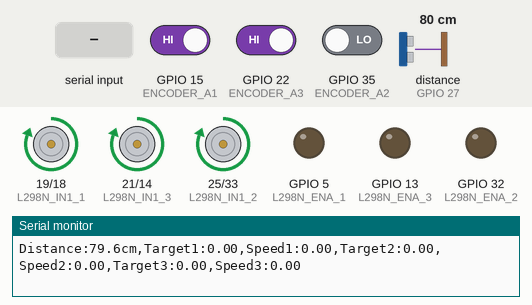
This sketch was run on a simulated ESP32. Parts: motor-driver pin pairs drawn as motors (green arrow = first pin HIGH = forward, orange = second pin HIGH = backward, longer = more drive), output pins drawn as LEDs (lit = HIGH), the last lines printed to the serial monitor. Wiring (inferred from the names in the program): ultrasonic range finder: trigger GPIO 26; echo GPIO 27. The inputs (shaded band) are chosen by the test bench; at power-on: distance to the obstacle (sensor on GPIO 27) 80 cm, GPIO 15 (ENCODER_A1) HIGH, GPIO 22 (ENCODER_A3) HIGH, GPIO 35 (ENCODER_A2) LOW. The echo pulse lasts 58.3 µs per cm; pins used as bus, display or sensor lines are not drawn.

Above: at 1.2 s.
1.3 s: "90,45,200\n" received over Serial
At 1.46 s:
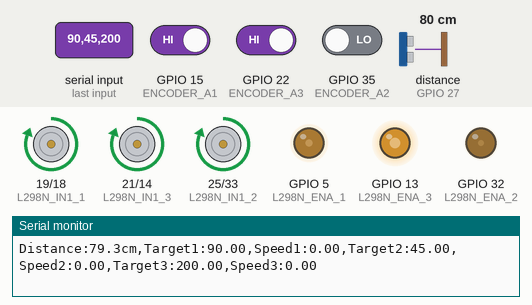
4.3 s: "30,150,10\n" received over the second serial link
At 6.4 s:
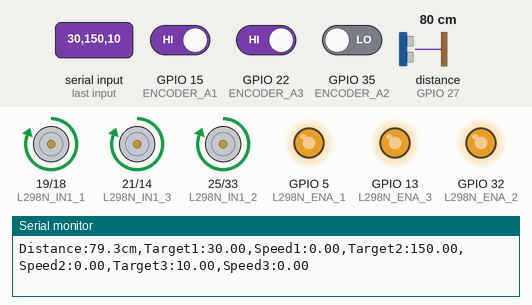
7.3 s: distance to the obstacle (sensor on GPIO 27) set to 23 cm
9.3 s: distance to the obstacle (sensor on GPIO 27) set to 18 cm
At 10.6 s:
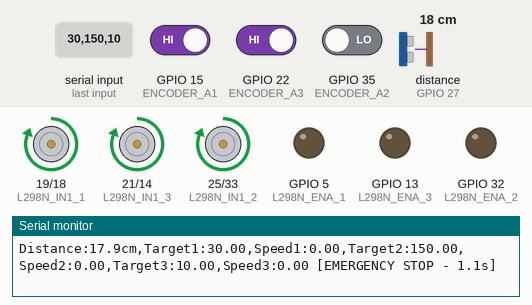
10.9 s: "ki\n" received over Serial
13.9 s: distance to the obstacle (sensor on GPIO 27) set to 23 cm
15.5 s: distance to the obstacle (sensor on GPIO 27) set to 28 cm
At 17.4 s:
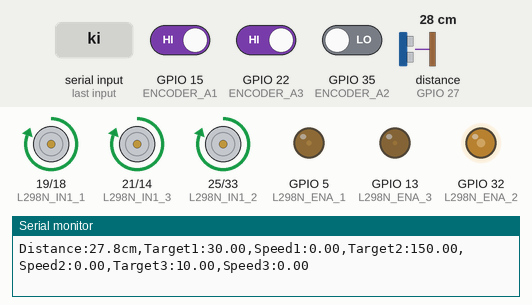
Timing chart, 0 to 18.9 s (numbered marks = the images above; inputs shaded):
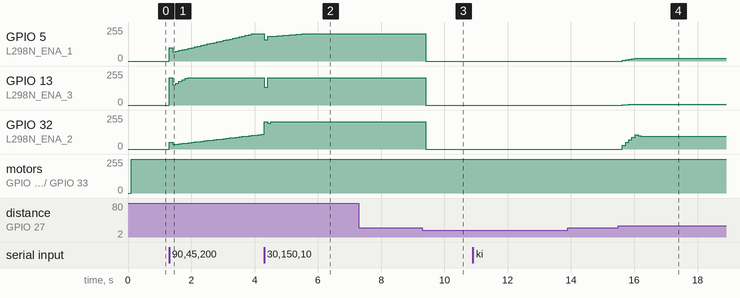

Measured:
- the behaviour switches between 21 and 20 cm on distance to the obstacle (sensor on GPIO 27) (found by bisection; images 2 and 3)
- the behaviour switches between 25 and 26 cm on distance to the obstacle (sensor on GPIO 27) (found by bisection; images 3 and 4)
- after the input at 1.3 s, GPIO 5 (L298N_ENA_1): 0/255 → 99/255 at once, → 69/255 0.10 s later, → 74/255 0.10 s later, → 80/255 0.10 s later, … (27 changes in this stretch); GPIO 13 (L298N_ENA_3): 0/255 → 203/255 at once, → 153/255 0.10 s later, → 165/255 0.10 s later, → 177/255 0.10 s later, … (7 changes in this stretch)
- after the input at 4.3 s, GPIO 5 (L298N_ENA_1): 203/255 → 158/255 at once, → 184/255 0.10 s later, → 185/255 0.10 s later, → 187/255 0.10 s later, … (13 changes in this stretch); GPIO 13 (L298N_ENA_3): 203/255 → 133/255 at once, → 203/255 0.10 s later
- after the input at 9.3 s, GPIO 5 (L298N_ENA_1), GPIO 13 (L298N_ENA_3), GPIO 32 (L298N_ENA_2): 203/255 → 0/255 after 0.12 s
- after the input at 15.5 s, GPIO 13 (L298N_ENA_3): rises from 0/255 to 7/255 in 0.40 s, then falls to 6/255 in 0.10 s

The sketch:

mecanum_controller.ino
```cpp
#include <Arduino.h>
#include "esp32-hal-ledc.h"
//TBT
/*
Motor controller with ultrasonic sensor - MODIFIED VERSION
- Removed velocity reporting, now sends distance data
- Distance sent every 100ms in format: "DIST:XXX.XX,timestamp\n"

UART2 on GPIO16(RX), GPIO17(TX) @ 115200 baud
Ultrasonic sensor on GPIO26(TRIG), GPIO27(ECHO)

Command format:
"vel1,vel2,vel3\n"  // Direct motor velocities in mm/s
Example: "100,150,200\n" sets motor1=100mm/s, motor2=150mm/s, motor3=200mm/s

Legacy commands for PID testing:
"s150\n"     // Set all motors to same speed
"s1:100\n"   // Set motor 1 speed
"kp1.2\n"    // Adjust PID parameters

Improved ultrasonic logic:
- Emergency stop when object detected within 20cm
- After 2 seconds in emergency stop, motors become active again
- Emergency stop flag resets when object moves out of 25cm range (hysteresis)
*/

// --- Pin definitions for three L298N modules ---
// Motor 1
#define ENCODER_A1 15
#define ENCODER_B1 2
#define L298N_ENA_1 5
#define L298N_IN1_1 19
#define L298N_IN2_1 18

// Motor 2
#define ENCODER_A2 35
#define ENCODER_B2 34
#define L298N_ENA_2 32
#define L298N_IN1_2 25
#define L298N_IN2_2 33

// Motor 3
#define ENCODER_A3 22
#define ENCODER_B3 23
#define L298N_ENA_3 13
#define L298N_IN1_3 21
#define L298N_IN2_3 14

// --- Ultrasonic sensor pins ---
#define TRIG_PIN 26
#define ECHO_PIN 27

// --- PWM Settings (ESP32) ---
#define PWM_FREQ 50000
#define PWM_RES 8

// --- Safety settings ---
const float STOP_DISTANCE_CM = 20.0;  // Stop if object is closer than 20cm
const float CLEAR_DISTANCE_CM = 25.0; // Clear emergency stop when object is farther than 25cm (hysteresis)
const unsigned long ULTRASONIC_PERIOD = 50;  // Check distance every 50ms
const unsigned long EMERGENCY_STOP_DURATION = 2000;  // 2 seconds
const unsigned long RAMP_UP_DURATION = 500;  // 500ms gradual ramp-up after reactivation

// --- Encoder variables ---
volatile long encoderCount[3] = {0, 0, 0};
long lastEncoderCount[3] = {0, 0, 0};
float currentSpeed[3] = {0, 0, 0};

// --- PID parameters ---
float Kp = 0.65;
float Ki = 0.6;
float Kd = 0.04;
float targetSpeed_mmps[3] = {0, 0, 0};
float actualTargetSpeed_mmps[3] = {0, 0, 0};  // What we're actually commanding (for ramp-up)
float integral[3] = {0, 0, 0};
float previousError[3] = {0, 0, 0};

// --- Limits ---
const int PWM_MAX = 204;

// --- Timing ---
unsigned long lastTime = 0;
unsigned long lastUltrasonicTime = 0;
unsigned long emergencyStopStartTime = 0;
unsigned long reactivationStartTime = 0;

// --- Mechanical parameters ---
const float wheel_circumference_mm = 219.91;
const int ticks_per_rev = 1320;
const float mm_per_tick = wheel_circumference_mm / ticks_per_rev;

// --- Safety flags ---
bool emergencyStop = false;
bool objectDetected = false;
bool isRampingUp = false;
bool wasInEmergencyStop = false;

// --- Distance filtering for stability ---
float lastDistance = 999.0;
float currentDistance = 999.0;  // Store current filtered distance
const float DISTANCE_FILTER_ALPHA = 0.3;  // Low-pass filter coefficient

// --- Interrupt service routines ---
void IRAM_ATTR onEncoder1() {
  int A = digitalRead(ENCODER_A1);
  int B = digitalRead(ENCODER_B1);
  if (A == B) encoderCount[0]++;
  else encoderCount[0]--;
}

void IRAM_ATTR onEncoder2() {
  int A = digitalRead(ENCODER_A2);
  int B = digitalRead(ENCODER_B2);
  if (A == B) encoderCount[1]++;
  else encoderCount[1]--;
}

void IRAM_ATTR onEncoder3() {
  int A = digitalRead(ENCODER_A3);
  int B = digitalRead(ENCODER_B3);
  if (A == B) encoderCount[2]++;
  else encoderCount[2]--;
}

float getUltrasonicDistance() {
  // Send trigger pulse
  digitalWrite(TRIG_PIN, LOW);
  delayMicroseconds(2);
  digitalWrite(TRIG_PIN, HIGH);
  delayMicroseconds(10);
  digitalWrite(TRIG_PIN, LOW);

  // Read echo pulse
  long duration = pulseIn(ECHO_PIN, HIGH, 30000); // 30ms timeout

  // Calculate distance in cm
  if (duration == 0) {
    return 999.0; // No object detected
  }

  float distance = duration * 0.034 / 2.0;

  // Apply low-pass filter to reduce noise
  distance = DISTANCE_FILTER_ALPHA * distance + (1.0 - DISTANCE_FILTER_ALPHA) * lastDistance;
  lastDistance = distance;

  return distance;
}

void setup() {
  Serial.begin(115200);  // Debug serial
  Serial2.begin(115200, SERIAL_8N1, 16, 17);  // UART2 for receiving commands

  Serial.println("Motor controller with ultrasonic distance reporting ready");
  Serial.println("UART2 on GPIO16(RX), GPIO17(TX)");
  Serial.println("Ultrasonic on GPIO26(TRIG), GPIO27(ECHO)");
  Serial.println("Now sending distance data instead of velocity");

  // --- Ultrasonic sensor initialization ---
  pinMode(TRIG_PIN, OUTPUT);
  pinMode(ECHO_PIN, INPUT);

  // --- Encoder initialization ---
  pinMode(ENCODER_A1, INPUT_PULLUP);
  pinMode(ENCODER_B1, INPUT_PULLUP);
  attachInterrupt(digitalPinToInterrupt(ENCODER_A1), onEncoder1, CHANGE);

  pinMode(ENCODER_A2, INPUT);
  pinMode(ENCODER_B2, INPUT);
  attachInterrupt(digitalPinToInterrupt(ENCODER_A2), onEncoder2, CHANGE);

  pinMode(ENCODER_A3, INPUT_PULLUP);
  pinMode(ENCODER_B3, INPUT_PULLUP);
  attachInterrupt(digitalPinToInterrupt(ENCODER_A3), onEncoder3, CHANGE);

  // --- Motor pin initialization ---
  pinMode(L298N_IN1_1, OUTPUT);
  pinMode(L298N_IN2_1, OUTPUT);
  pinMode(L298N_IN1_2, OUTPUT);
  pinMode(L298N_IN2_2, OUTPUT);
  pinMode(L298N_IN1_3, OUTPUT);
  pinMode(L298N_IN2_3, OUTPUT);

  // --- Initialize PWM ---
  ledcAttach(L298N_ENA_1, PWM_FREQ, PWM_RES);
  ledcAttach(L298N_ENA_2, PWM_FREQ, PWM_RES);
  ledcAttach(L298N_ENA_3, PWM_FREQ, PWM_RES);

  lastTime = millis();
}

void stopAllMotors() {
  for (int i = 0; i < 3; i++) {
    controlMotor(i, 0);
    // Reset PID terms to prevent windup and ensure clean restart
    integral[i] = 0;
    previousError[i] = 0;
    actualTargetSpeed_mmps[i] = 0;
  }
}

void resetPIDForReactivation() {
  // Clean PID state for smooth reactivation
  for (int i = 0; i < 3; i++) {
    integral[i] = 0;
    previousError[i] = 0;
    actualTargetSpeed_mmps[i] = 0;  // Start ramp from zero
  }
  isRampingUp = true;
  reactivationStartTime = millis();
}

void controlMotor(int motorIndex, float output) {
  int in1_pin, in2_pin, ena_pin;

  switch(motorIndex) {
    case 0:
      in1_pin = L298N_IN1_1;
      in2_pin = L298N_IN2_1;
      ena_pin = L298N_ENA_1;
      break;
    case 1:
      in1_pin = L298N_IN1_2;
      in2_pin = L298N_IN2_2;
      ena_pin = L298N_ENA_2;
      break;
    case 2:
      in1_pin = L298N_IN1_3;
      in2_pin = L298N_IN2_3;
      ena_pin = L298N_ENA_3;
      break;
    default:
      return;
  }

  if (output >= 0) {
    digitalWrite(in1_pin, HIGH);
    digitalWrite(in2_pin, LOW);
    ledcWrite(ena_pin, output);
  } else {
    digitalWrite(in1_pin, LOW);
    digitalWrite(in2_pin, HIGH);
    ledcWrite(ena_pin, -output);
  }
}

void processCommand(String cmd) {
  cmd.trim();

  bool newTargetSet = false;

  // Check if it's direct velocity format: "vel1,vel2,vel3"
  if (cmd.indexOf(',') > 0 && cmd.indexOf(':') == -1) {
    // Parse three velocities
    int firstComma = cmd.indexOf(',');
    int secondComma = cmd.indexOf(',', firstComma + 1);

    if (secondComma > firstComma) {
      targetSpeed_mmps[0] = cmd.substring(0, firstComma).toFloat();
      targetSpeed_mmps[1] = cmd.substring(firstComma + 1, secondComma).toFloat();
      targetSpeed_mmps[2] = cmd.substring(secondComma + 1).toFloat();
      newTargetSet = true;

      Serial.print("Set velocities: ");
      Serial.print(targetSpeed_mmps[0]); Serial.print(",");
      Serial.print(targetSpeed_mmps[1]); Serial.print(",");
      Serial.println(targetSpeed_mmps[2]);
    }
  }
  // Legacy commands for PID testing
  else if (cmd.startsWith("s")) {
    if (cmd.indexOf(":") > 0) {
      int motorNum = cmd.substring(1, cmd.indexOf(":")).toInt();
      float speed = cmd.substring(cmd.indexOf(":") + 1).toFloat();
      if (motorNum >= 1 && motorNum <= 3) {
        targetSpeed_mmps[motorNum - 1] = speed;
        newTargetSet = true;
      }
    } else {
      float speed = cmd.substring(1).toFloat();
      for (int i = 0; i < 3; i++) {
        targetSpeed_mmps[i] = speed;
      }
      newTargetSet = true;
    }
  } else if (cmd.startsWith("kp")) {
    Kp = cmd.substring(2).toFloat();
    Serial.print("Kp = "); Serial.println(Kp);
  } else if (cmd.startsWith("ki")) {
    Ki = cmd.substring(2).toFloat();
    Serial.print("Ki = "); Serial.println(Ki);
  } else if (cmd.startsWith("kd")) {
    Kd = cmd.substring(2).toFloat();
    Serial.print("Kd = "); Serial.println(Kd);
  }

  // If new target speeds were set and we're not in emergency stop, update immediately
  if (newTargetSet && !emergencyStop) {
    // If we're currently ramping up from emergency stop, don't interrupt that
    if (!isRampingUp) {
      // Set actual targets directly to new targets for immediate response
      for (int i = 0; i < 3; i++) {
        actualTargetSpeed_mmps[i] = targetSpeed_mmps[i];
      }
      Serial.println("Targets updated immediately");
    } else {
      Serial.println("New targets set - will take effect after current ramp-up");
    }
  }
}

void updateRampUp() {
  if (!isRampingUp) return;

  unsigned long now = millis();
  unsigned long elapsed = now - reactivationStartTime;

  if (elapsed >= RAMP_UP_DURATION) {
    // Ramp-up complete
    isRampingUp = false;
    for (int i = 0; i < 3; i++) {
      actualTargetSpeed_mmps[i] = targetSpeed_mmps[i];
    }
  } else {
    // Gradual ramp-up
    float rampProgress = (float)elapsed / RAMP_UP_DURATION;
    rampProgress = min(rampProgress, 1.0f);  // Clamp to 1.0

    for (int i = 0; i < 3; i++) {
      actualTargetSpeed_mmps[i] = targetSpeed_mmps[i] * rampProgress;
    }
  }
}

void loop() {
  // Process UART2 commands
  if (Serial2.available()) {
    String cmd = Serial2.readStringUntil('\n');
    processCommand(cmd);
  }

  // Process Serial commands (for debugging)
  if (Serial.available()) {
    String cmd = Serial.readStringUntil('\n');
    processCommand(cmd);
  }

  // Check ultrasonic sensor
  unsigned long now = millis();
  if (now - lastUltrasonicTime >= ULTRASONIC_PERIOD) {
    float distance = getUltrasonicDistance();
    currentDistance = distance;  // Store the current distance

    // Update object detection status with hysteresis
    if (distance < STOP_DISTANCE_CM) {
      objectDetected = true;
    } else if (distance > CLEAR_DISTANCE_CM) {
      objectDetected = false;
    }
    // If distance is between STOP_DISTANCE_CM and CLEAR_DISTANCE_CM, maintain current state

    // Handle emergency stop logic
    if (objectDetected) {
      if (!emergencyStop) {
        // First time detecting object - start emergency stop
        emergencyStop = true;
        emergencyStopStartTime = now;
        wasInEmergencyStop = true;
        stopAllMotors();
        Serial.print("EMERGENCY STOP! Distance: ");
        Serial.print(distance);
        Serial.println(" cm");
        Serial2.println("ESTOP:ACTIVE");
      } else {
        // Already in emergency stop - check if 2 seconds have passed
        if (now - emergencyStopStartTime >= EMERGENCY_STOP_DURATION) {
          emergencyStop = false;
          resetPIDForReactivation();
          Serial.println("Emergency stop timeout - motors reactivating with ramp-up");
          Serial2.println("ESTOP:TIMEOUT_REACTIVATED");
        }
      }
    } else {
      // Object not detected (distance >= CLEAR_DISTANCE_CM)
      if (emergencyStop) {
        // Clear emergency stop when object moves away
        emergencyStop = false;
        resetPIDForReactivation();
        Serial.println("Object cleared - emergency stop reset with ramp-up");
        Serial2.println("ESTOP:CLEARED");
      }
    }

    lastUltrasonicTime = now;
  }

  // Update ramp-up if active
  updateRampUp();

  // PID control loop (every 100ms)
  if (now - lastTime >= 100) {

    // Send distance data format: "DIST:distance,timestamp\n"
    // This replaces the old velocity data sending
    Serial2.print("DIST:");
    Serial2.print(currentDistance, 2);
    Serial2.print(",");
    Serial2.println(millis());

    for (int i = 0; i < 3; i++) {
      long count = encoderCount[i];
      long tickDelta = count - lastEncoderCount[i];
      currentSpeed[i] = tickDelta * 10 * mm_per_tick;
      lastEncoderCount[i] = count;

      // Only run PID if not in emergency stop
      if (!emergencyStop) {
        // Use actualTargetSpeed (ramped) instead of direct targetSpeed
        float error = actualTargetSpeed_mmps[i] - currentSpeed[i];
        integral[i] += error * 0.1;

        // Prevent integral windup
        float maxIntegral = PWM_MAX / Ki;
        integral[i] = constrain(integral[i], -maxIntegral, maxIntegral);

        float derivative = (error - previousError[i]) / 0.1;
        float output = Kp * error + Ki * integral[i] + Kd * derivative;
        previousError[i] = error;

        output = constrain(output, -PWM_MAX, PWM_MAX);
        controlMotor(i, output);
      } else {
        // Ensure motors stay stopped during emergency stop
        controlMotor(i, 0);
      }
    }

    // Display status (now includes distance instead of velocities)
    Serial.print("Distance:"); Serial.print(currentDistance, 1); Serial.print("cm");
    Serial.print(",Target1:"); Serial.print(targetSpeed_mmps[0]);
    Serial.print(",Speed1:"); Serial.print(currentSpeed[0]);
    Serial.print(",Target2:"); Serial.print(targetSpeed_mmps[1]);
    Serial.print(",Speed2:"); Serial.print(currentSpeed[1]);
    Serial.print(",Target3:"); Serial.print(targetSpeed_mmps[2]);
    Serial.print(",Speed3:"); Serial.print(currentSpeed[2]);

    if (emergencyStop) {
      unsigned long stopDuration = now - emergencyStopStartTime;
      Serial.print(" [EMERGENCY STOP - ");
      Serial.print(stopDuration / 1000.0, 1);
      Serial.print("s]");
    } else if (isRampingUp) {
      unsigned long rampDuration = now - reactivationStartTime;
      Serial.print(" [RAMPING UP - ");
      Serial.print(rampDuration);
      Serial.print("ms]");
    }
    Serial.println();

    lastTime = now;
  }
}
```
